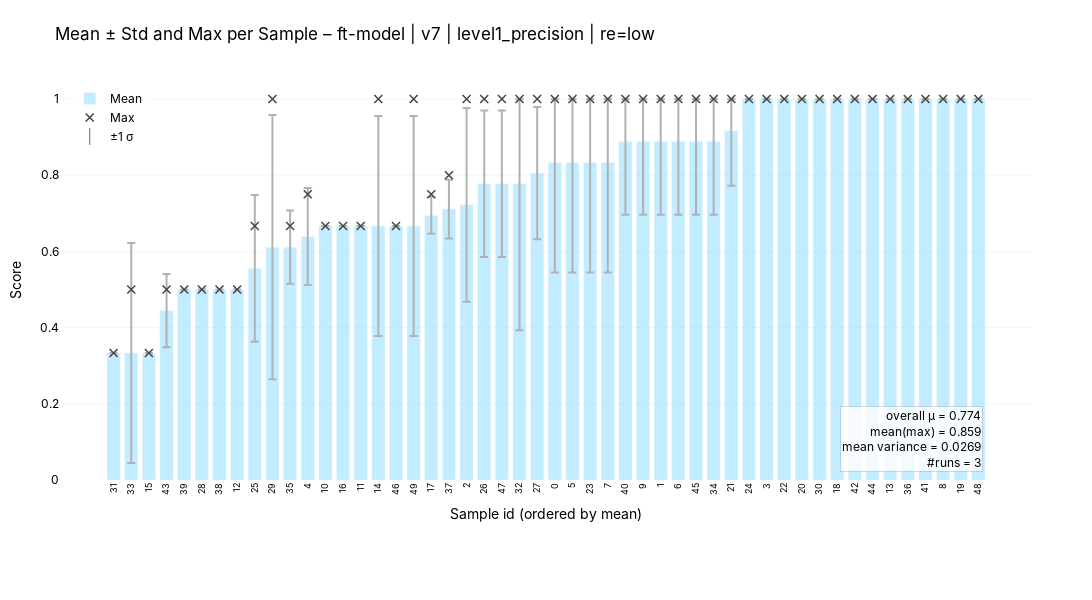
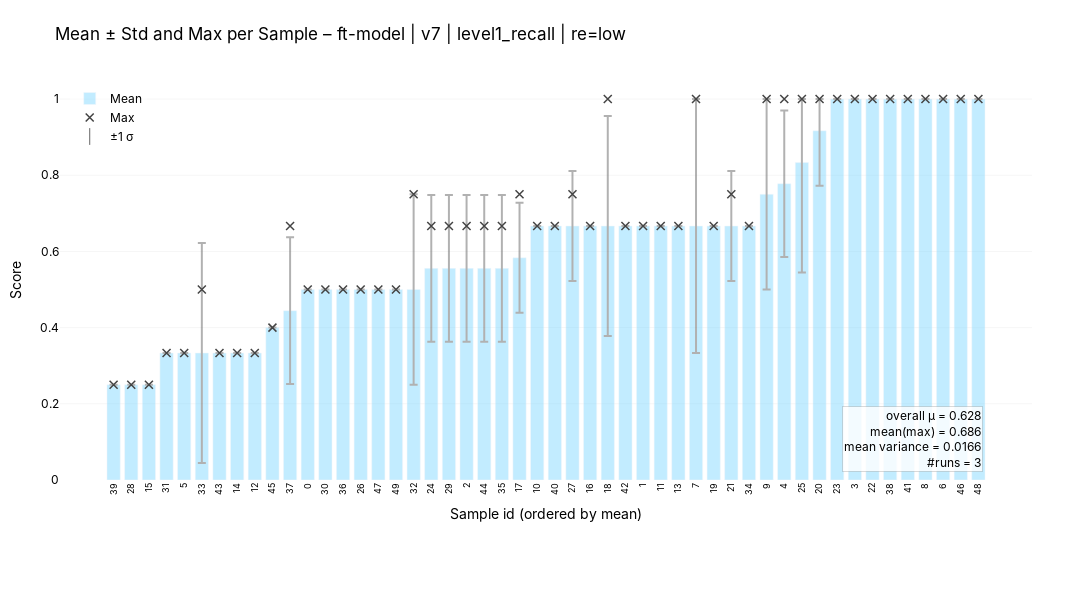
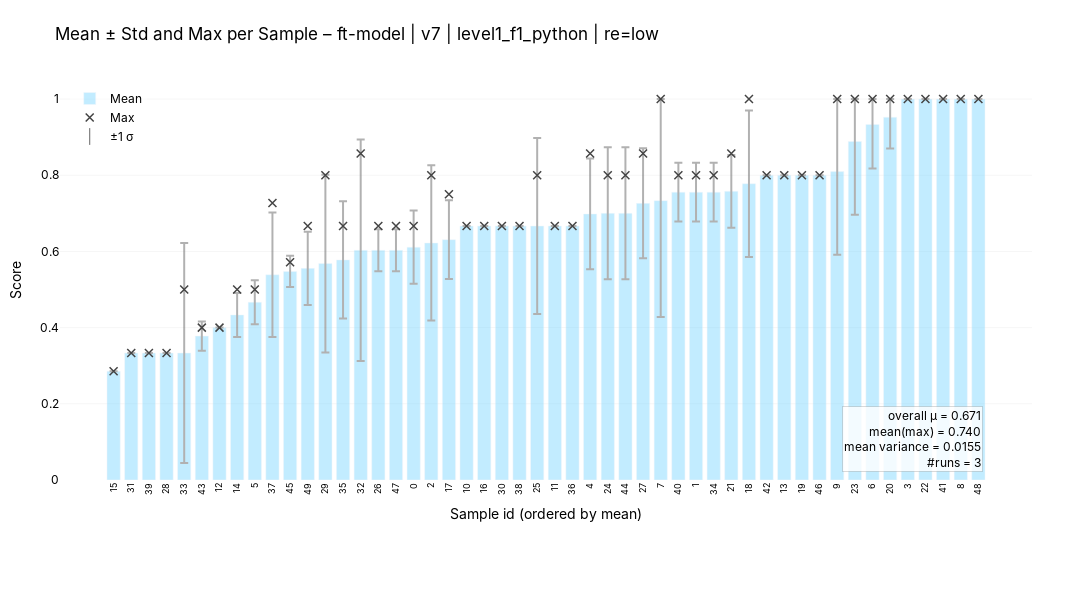

Notebook code for these charts, in order:
### Markdown cell above
Variances

### Code cell
# Variance 
from utils.plot_eval_runs import plot_score_stats_plotly

for rec in records:

    if "ft" in rec["model"]:
        scores_by_item, runs = load_scores_by_item(
            dataset=DATASET,
            prompt_id=_PROMPT_CACHE[rec["prompt"]],
            model=rec["model"],
            grader_name=rec["grader"],
            reasoning_effort=rec["reasoning_effort"],
            split=SPLIT,
        )
        if not scores_by_item:
            continue
        stats = compute_score_stats(scores_by_item)
        context_label = (
            f"ft-model | {rec['prompt']} | {rec['grader']} | re={rec['reasoning_effort'] or 'None'}"
        )
        _ = plot_score_stats_plotly(stats, n_runs=rec["n_runs"], context=context_label)

### Figure 1 — Plotly figure (JSON) as saved in the notebook; plotly's stock layout.template omitted (floating-point values rounded to 4 significant figures)
{"data": [{"error_y": {"array": [0.0, 0.2887, 0.0, 0.09623, 0.0, 0.0, 0.0, 0.0, 0.1925, 0.3469, 0.09623, 0.1273, 0.0, 0.0, 0.0, 0.2887, 0.0, 0.2887, 0.04811, 0.07698, 0.2546, 0.1925, 0.1925, 0.2222, 0.1735, 0.1667, 0.1667, 0.1667, 0.1667, 0.1111, 0.1111, 0.1111, 0.1111, 0.1111, 0.1111, 0.08333, 0.0, 0.0, 0.0, 0.0, 0.0, 0.0, 0.0, 0.0, 0.0, 0.0, 0.0, 0.0, 0.0, 0.0], "arrayminus": [0.0, 0.2887, 0.0, 0.09623, 0.0, 0.0, 0.0, 0.0, 0.1925, 0.3469, 0.09623, 0.1273, 0.0, 0.0, 0.0, 0.2887, 0.0, 0.2887, 0.04811, 0.07698, 0.2546, 0.1925, 0.1925, 0.3849, 0.1735, 0.2887, 0.2887, 0.2887, 0.2887, 0.1925, 0.1925, 0.1925, 0.1925, 0.1925, 0.1925, 0.1443, 0.0, 0.0, 0.0, 0.0, 0.0, 0.0, 0.0, 0.0, 0.0, 0.0, 0.0, 0.0, 0.0, 0.0], "color": "#666666", "thickness": 2}, "hovertemplate": "sample_id=%{x}<br>mean=%{y}<extra></extra>", "legendgroup": "", "marker": {"color": "#86daff", "pattern": {"shape": ""}}, "name": "Mean", "opacity": 0.5, "orientation": "v", "showlegend": true, "textposition": "auto", "type": "bar", "x": ["31", "33", "15", "43", "39", "28", "38", "12", "25", "29", "35", "4", "10", "16", "11", "14", "46", "49", "17", "37", "2", "26", "47", "32", "27", "0", "5", "23", "7", "40", "9", "1", "6", "45", "34", "21", "24", "3", "22", "20", "30", "18", "42", "44", "13", "36", "41", "8", "19", "48"], "xaxis": "x", "y": [0.3333, 0.3333, 0.3333, 0.4444, 0.5, 0.5, 0.5, 0.5, 0.5556, 0.6111, 0.6111, 0.6389, 0.6667, 0.6667, 0.6667, 0.6667, 0.6667, 0.6667, 0.6944, 0.7111, 0.7222, 0.7778, 0.7778, 0.7778, 0.8056, 0.8333, 0.8333, 0.8333, 0.8333, 0.8889, 0.8889, 0.8889, 0.8889, 0.8889, 0.8889, 0.9167, 1.0, 1.0, 1.0, 1.0, 1.0, 1.0, 1.0, 1.0, 1.0, 1.0, 1.0, 1.0, 1.0, 1.0], "yaxis": "y"}, {"marker": {"color": "#0e315c", "line": {"width": 1.5}, "size": 8, "symbol": "x-thin"}, "mode": "markers", "name": "Max", "showlegend": true, "type": "scatter", "x": ["31", "33", "15", "43", "39", "28", "38", "12", "25", "29", "35", "4", "10", "16", "11", "14", "46", "49", "17", "37", "2", "26", "47", "32", "27", "0", "5", "23", "7", "40", "9", "1", "6", "45", "34", "21", "24", "3", "22", "20", "30", "18", "42", "44", "13", "36", "41", "8", "19", "48"], "y": [0.3333, 0.5, 0.3333, 0.5, 0.5, 0.5, 0.5, 0.5, 0.6667, 1.0, 0.6667, 0.75, 0.6667, 0.6667, 0.6667, 1.0, 0.6667, 1.0, 0.75, 0.8, 1.0, 1.0, 1.0, 1.0, 1.0, 1.0, 1.0, 1.0, 1.0, 1.0, 1.0, 1.0, 1.0, 1.0, 1.0, 1.0, 1.0, 1.0, 1.0, 1.0, 1.0, 1.0, 1.0, 1.0, 1.0, 1.0, 1.0, 1.0, 1.0, 1.0]}, {"marker": {"color": "#666666", "size": 12, "symbol": "line-ns-open"}, "mode": "markers", "name": "±1 σ", "showlegend": true, "type": "scatter", "x": [null], "y": [null]}], "layout": {"annotations": [{"align": "right", "bgcolor": "rgba(255,255,255,0.8)", "bordercolor": "rgba(0,0,0,0.15)", "borderwidth": 1, "font": {"color": "#000000", "family": "Inter, sans-serif", "size": 12}, "showarrow": false, "text": "overall μ = 0.774<br>mean(max) = 0.859<br>mean variance = 0.0269<br>#runs = 3", "x": 0.95, "xanchor": "right", "xref": "paper", "y": 0.02, "yanchor": "bottom", "yref": "paper"}], "bargap": 0.25, "barmode": "relative", "font": {"color": "#000000", "family": "Inter, sans-serif"}, "height": 600, "legend": {"bgcolor": "rgba(255,255,255,0.5)", "borderwidth": 0, "tracegroupgap": 0, "x": 0.01, "xanchor": "left", "y": 0.99, "yanchor": "top"}, "margin": {"b": 120, "l": 60, "r": 60, "t": 80}, "paper_bgcolor": "#ffffff", "plot_bgcolor": "#ffffff", "title": {"text": "Mean ± Std and Max per Sample – ft-model | v7 | level1_precision | re=low"}, "width": 1200, "xaxis": {"anchor": "y", "domain": [0, 1], "showgrid": false, "tickangle": -90, "tickfont": {"size": 9}, "title": {"text": "Sample id (ordered by mean)"}}, "yaxis": {"anchor": "x", "domain": [0, 1], "gridcolor": "rgba(0,0,0,0.08)", "gridwidth": 0.5, "range": [0, 1.05], "showgrid": true, "title": {"text": "Score"}}}}

### Figure 2 — Plotly figure (JSON) as saved in the notebook; plotly's stock layout.template omitted (floating-point values rounded to 4 significant figures)
{"data": [{"error_y": {"array": [0.0, 0.0, 0.0, 0.0, 0.0, 0.2887, 0.0, 0.0, 0.0, 6.799e-17, 0.1925, 0.0, 0.0, 0.0, 0.0, 0.0, 0.0, 0.25, 0.1925, 0.1925, 0.1925, 0.1925, 0.1925, 0.1443, 0.0, 0.0, 0.1443, 0.0, 0.2887, 0.0, 0.0, 0.0, 0.0, 0.3333, 0.0, 0.1443, 0.0, 0.25, 0.1925, 0.1667, 0.08333, 0.0, 0.0, 0.0, 0.0, 0.0, 0.0, 0.0, 0.0, 0.0], "arrayminus": [0.0, 0.0, 0.0, 0.0, 0.0, 0.2887, 0.0, 0.0, 0.0, 6.799e-17, 0.1925, 0.0, 0.0, 0.0, 0.0, 0.0, 0.0, 0.25, 0.1925, 0.1925, 0.1925, 0.1925, 0.1925, 0.1443, 0.0, 0.0, 0.1443, 0.0, 0.2887, 0.0, 0.0, 0.0, 0.0, 0.3333, 0.0, 0.1443, 0.0, 0.25, 0.1925, 0.2887, 0.1443, 0.0, 0.0, 0.0, 0.0, 0.0, 0.0, 0.0, 0.0, 0.0], "color": "#666666", "thickness": 2}, "hovertemplate": "sample_id=%{x}<br>mean=%{y}<extra></extra>", "legendgroup": "", "marker": {"color": "#86daff", "pattern": {"shape": ""}}, "name": "Mean", "opacity": 0.5, "orientation": "v", "showlegend": true, "textposition": "auto", "type": "bar", "x": ["39", "28", "15", "31", "5", "33", "43", "14", "12", "45", "37", "0", "30", "36", "26", "47", "49", "32", "24", "29", "2", "44", "35", "17", "10", "40", "27", "16", "18", "42", "1", "11", "13", "7", "19", "21", "34", "9", "4", "25", "20", "23", "3", "22", "38", "41", "8", "6", "46", "48"], "xaxis": "x", "y": [0.25, 0.25, 0.25, 0.3333, 0.3333, 0.3333, 0.3333, 0.3333, 0.3333, 0.4, 0.4444, 0.5, 0.5, 0.5, 0.5, 0.5, 0.5, 0.5, 0.5556, 0.5556, 0.5556, 0.5556, 0.5556, 0.5833, 0.6667, 0.6667, 0.6667, 0.6667, 0.6667, 0.6667, 0.6667, 0.6667, 0.6667, 0.6667, 0.6667, 0.6667, 0.6667, 0.75, 0.7778, 0.8333, 0.9167, 1.0, 1.0, 1.0, 1.0, 1.0, 1.0, 1.0, 1.0, 1.0], "yaxis": "y"}, {"marker": {"color": "#0e315c", "line": {"width": 1.5}, "size": 8, "symbol": "x-thin"}, "mode": "markers", "name": "Max", "showlegend": true, "type": "scatter", "x": ["39", "28", "15", "31", "5", "33", "43", "14", "12", "45", "37", "0", "30", "36", "26", "47", "49", "32", "24", "29", "2", "44", "35", "17", "10", "40", "27", "16", "18", "42", "1", "11", "13", "7", "19", "21", "34", "9", "4", "25", "20", "23", "3", "22", "38", "41", "8", "6", "46", "48"], "y": [0.25, 0.25, 0.25, 0.3333, 0.3333, 0.5, 0.3333, 0.3333, 0.3333, 0.4, 0.6667, 0.5, 0.5, 0.5, 0.5, 0.5, 0.5, 0.75, 0.6667, 0.6667, 0.6667, 0.6667, 0.6667, 0.75, 0.6667, 0.6667, 0.75, 0.6667, 1.0, 0.6667, 0.6667, 0.6667, 0.6667, 1.0, 0.6667, 0.75, 0.6667, 1.0, 1.0, 1.0, 1.0, 1.0, 1.0, 1.0, 1.0, 1.0, 1.0, 1.0, 1.0, 1.0]}, {"marker": {"color": "#666666", "size": 12, "symbol": "line-ns-open"}, "mode": "markers", "name": "±1 σ", "showlegend": true, "type": "scatter", "x": [null], "y": [null]}], "layout": {"annotations": [{"align": "right", "bgcolor": "rgba(255,255,255,0.8)", "bordercolor": "rgba(0,0,0,0.15)", "borderwidth": 1, "font": {"color": "#000000", "family": "Inter, sans-serif", "size": 12}, "showarrow": false, "text": "overall μ = 0.628<br>mean(max) = 0.686<br>mean variance = 0.0166<br>#runs = 3", "x": 0.95, "xanchor": "right", "xref": "paper", "y": 0.02, "yanchor": "bottom", "yref": "paper"}], "bargap": 0.25, "barmode": "relative", "font": {"color": "#000000", "family": "Inter, sans-serif"}, "height": 600, "legend": {"bgcolor": "rgba(255,255,255,0.5)", "borderwidth": 0, "tracegroupgap": 0, "x": 0.01, "xanchor": "left", "y": 0.99, "yanchor": "top"}, "margin": {"b": 120, "l": 60, "r": 60, "t": 80}, "paper_bgcolor": "#ffffff", "plot_bgcolor": "#ffffff", "title": {"text": "Mean ± Std and Max per Sample – ft-model | v7 | level1_recall | re=low"}, "width": 1200, "xaxis": {"anchor": "y", "domain": [0, 1], "showgrid": false, "tickangle": -90, "tickfont": {"size": 9}, "title": {"text": "Sample id (ordered by mean)"}}, "yaxis": {"anchor": "x", "domain": [0, 1], "gridcolor": "rgba(0,0,0,0.08)", "gridwidth": 0.5, "range": [0, 1.05], "showgrid": true, "title": {"text": "Score"}}}}

### Figure 3 — Plotly figure (JSON) as saved in the notebook; plotly's stock layout.template omitted (floating-point values rounded to 4 significant figures)
{"data": [{"error_y": {"array": [0.0, 0.0, 0.0, 0.0, 0.2887, 0.03849, 6.799e-17, 0.05774, 0.05774, 0.1633, 0.04124, 0.09623, 0.2333, 0.154, 0.291, 0.05499, 0.05499, 0.09623, 0.2037, 0.1031, 0.0, 0.0, 0.0, 0.0, 0.2309, 0.0, 0.0, 0.1455, 0.1732, 0.1732, 0.1443, 0.2667, 0.07698, 0.07698, 0.07698, 0.09549, 0.1925, 1.36e-16, 1.36e-16, 1.36e-16, 1.36e-16, 0.1905, 0.1111, 0.06667, 0.04762, 0.0, 0.0, 0.0, 0.0, 0.0], "arrayminus": [0.0, 0.0, 0.0, 0.0, 0.2887, 0.03849, 6.799e-17, 0.05774, 0.05774, 0.1633, 0.04124, 0.09623, 0.2333, 0.154, 0.291, 0.05499, 0.05499, 0.09623, 0.2037, 0.1031, 0.0, 0.0, 0.0, 0.0, 0.2309, 0.0, 0.0, 0.1455, 0.1732, 0.1732, 0.1443, 0.3055, 0.07698, 0.07698, 0.07698, 0.09549, 0.1925, 1.36e-16, 1.36e-16, 1.36e-16, 1.36e-16, 0.2182, 0.1925, 0.1155, 0.08248, 0.0, 0.0, 0.0, 0.0, 0.0], "color": "#666666", "thickness": 2}, "hovertemplate": "sample_id=%{x}<br>mean=%{y}<extra></extra>", "legendgroup": "", "marker": {"color": "#86daff", "pattern": {"shape": ""}}, "name": "Mean", "opacity": 0.5, "orientation": "v", "showlegend": true, "textposition": "auto", "type": "bar", "x": ["15", "31", "39", "28", "33", "43", "12", "14", "5", "37", "45", "49", "29", "35", "32", "26", "47", "0", "2", "17", "10", "16", "30", "38", "25", "11", "36", "4", "24", "44", "27", "7", "40", "1", "34", "21", "18", "42", "13", "19", "46", "9", "23", "6", "20", "3", "22", "41", "8", "48"], "xaxis": "x", "y": [0.2857, 0.3333, 0.3333, 0.3333, 0.3333, 0.3778, 0.4, 0.4333, 0.4667, 0.5387, 0.5476, 0.5556, 0.5683, 0.5778, 0.6032, 0.6032, 0.6032, 0.6111, 0.6222, 0.631, 0.6667, 0.6667, 0.6667, 0.6667, 0.6667, 0.6667, 0.6667, 0.6984, 0.7, 0.7, 0.7262, 0.7333, 0.7556, 0.7556, 0.7556, 0.7579, 0.7778, 0.8, 0.8, 0.8, 0.8, 0.8095, 0.8889, 0.9333, 0.9524, 1.0, 1.0, 1.0, 1.0, 1.0], "yaxis": "y"}, {"marker": {"color": "#0e315c", "line": {"width": 1.5}, "size": 8, "symbol": "x-thin"}, "mode": "markers", "name": "Max", "showlegend": true, "type": "scatter", "x": ["15", "31", "39", "28", "33", "43", "12", "14", "5", "37", "45", "49", "29", "35", "32", "26", "47", "0", "2", "17", "10", "16", "30", "38", "25", "11", "36", "4", "24", "44", "27", "7", "40", "1", "34", "21", "18", "42", "13", "19", "46", "9", "23", "6", "20", "3", "22", "41", "8", "48"], "y": [0.2857, 0.3333, 0.3333, 0.3333, 0.5, 0.4, 0.4, 0.5, 0.5, 0.7273, 0.5714, 0.6667, 0.8, 0.6667, 0.8571, 0.6667, 0.6667, 0.6667, 0.8, 0.75, 0.6667, 0.6667, 0.6667, 0.6667, 0.8, 0.6667, 0.6667, 0.8571, 0.8, 0.8, 0.8571, 1.0, 0.8, 0.8, 0.8, 0.8571, 1.0, 0.8, 0.8, 0.8, 0.8, 1.0, 1.0, 1.0, 1.0, 1.0, 1.0, 1.0, 1.0, 1.0]}, {"marker": {"color": "#666666", "size": 12, "symbol": "line-ns-open"}, "mode": "markers", "name": "±1 σ", "showlegend": true, "type": "scatter", "x": [null], "y": [null]}], "layout": {"annotations": [{"align": "right", "bgcolor": "rgba(255,255,255,0.8)", "bordercolor": "rgba(0,0,0,0.15)", "borderwidth": 1, "font": {"color": "#000000", "family": "Inter, sans-serif", "size": 12}, "showarrow": false, "text": "overall μ = 0.671<br>mean(max) = 0.740<br>mean variance = 0.0155<br>#runs = 3", "x": 0.95, "xanchor": "right", "xref": "paper", "y": 0.02, "yanchor": "bottom", "yref": "paper"}], "bargap": 0.25, "barmode": "relative", "font": {"color": "#000000", "family": "Inter, sans-serif"}, "height": 600, "legend": {"bgcolor": "rgba(255,255,255,0.5)", "borderwidth": 0, "tracegroupgap": 0, "x": 0.01, "xanchor": "left", "y": 0.99, "yanchor": "top"}, "margin": {"b": 120, "l": 60, "r": 60, "t": 80}, "paper_bgcolor": "#ffffff", "plot_bgcolor": "#ffffff", "title": {"text": "Mean ± Std and Max per Sample – ft-model | v7 | level1_f1_python | re=low"}, "width": 1200, "xaxis": {"anchor": "y", "domain": [0, 1], "showgrid": false, "tickangle": -90, "tickfont": {"size": 9}, "title": {"text": "Sample id (ordered by mean)"}}, "yaxis": {"anchor": "x", "domain": [0, 1], "gridcolor": "rgba(0,0,0,0.08)", "gridwidth": 0.5, "range": [0, 1.05], "showgrid": true, "title": {"text": "Score"}}}}
